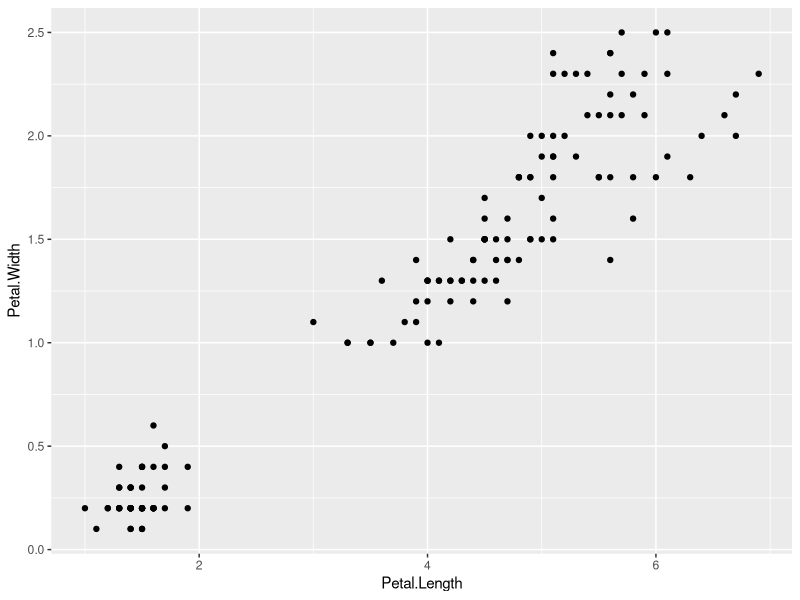
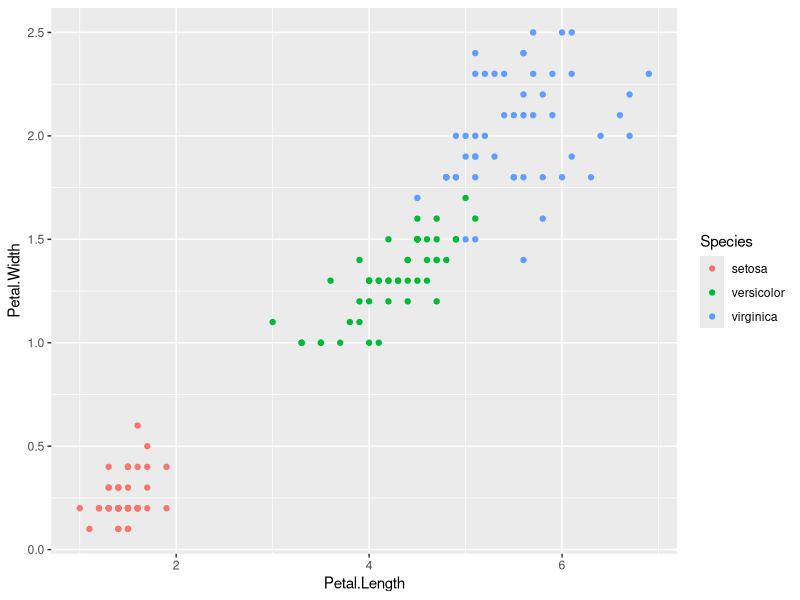
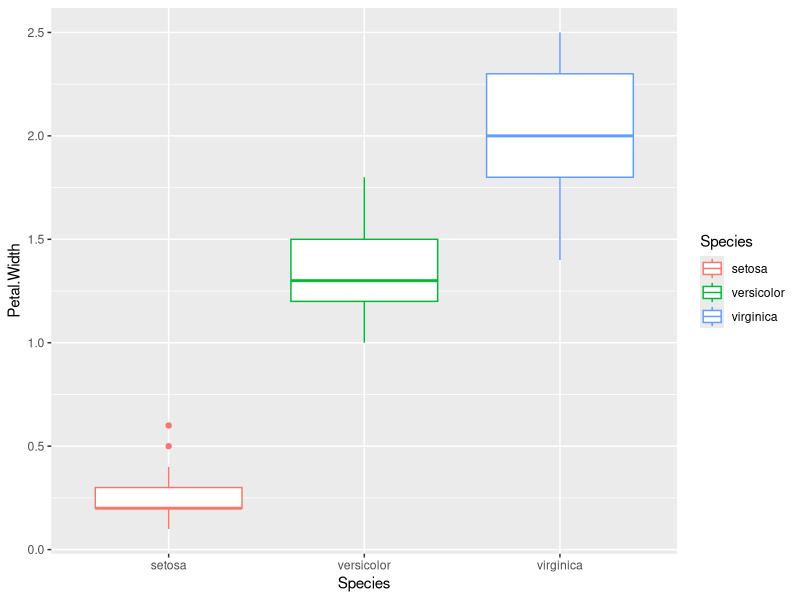
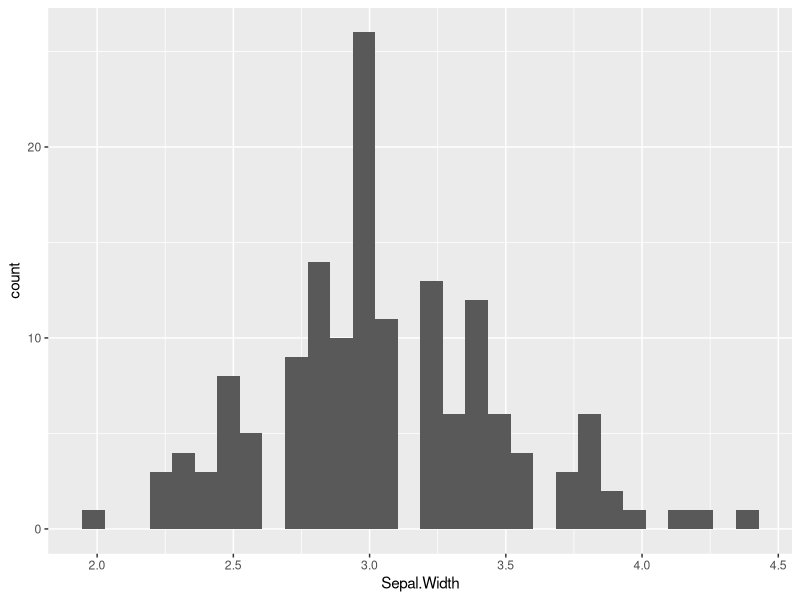
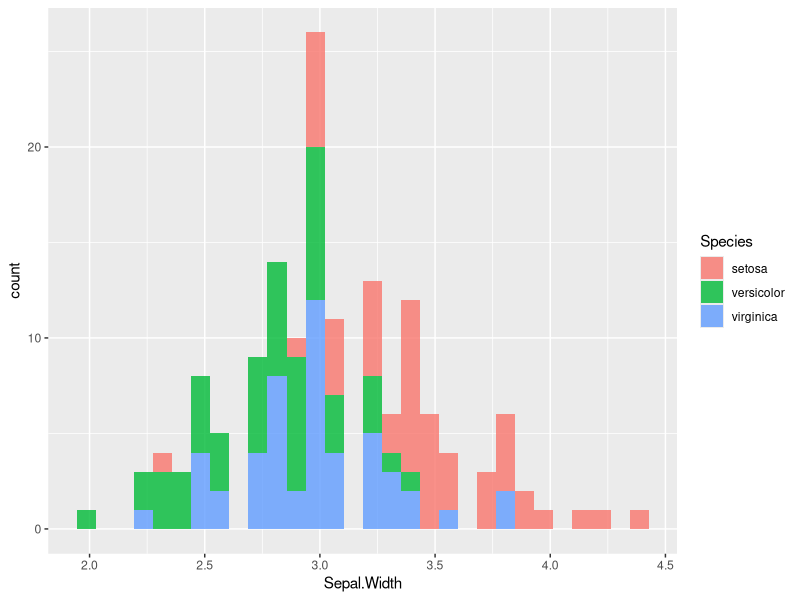
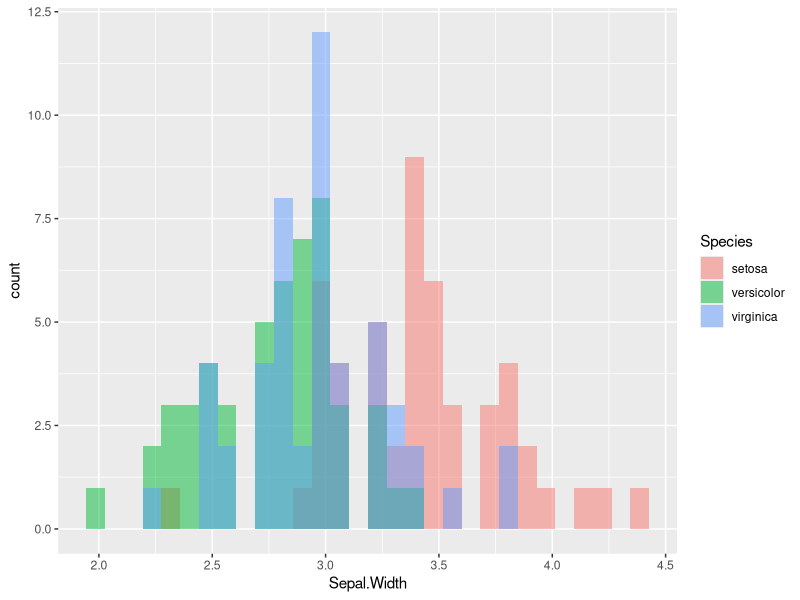
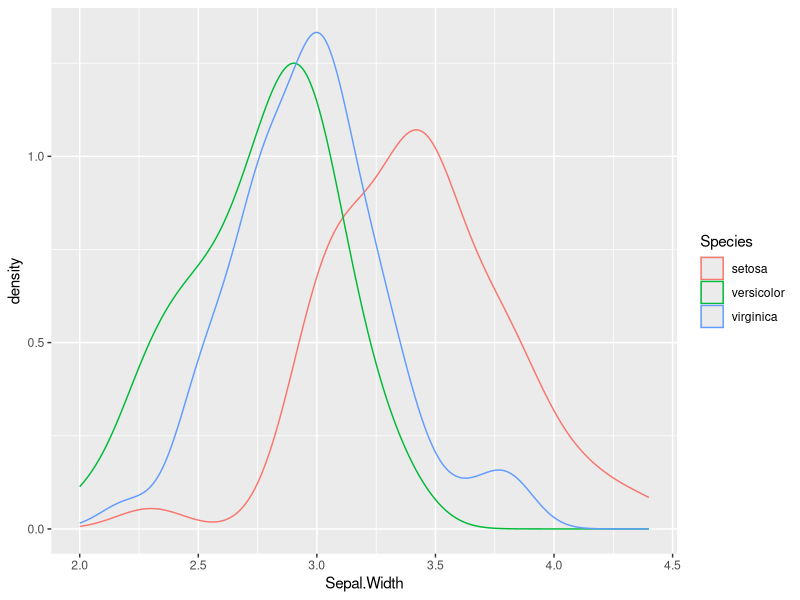
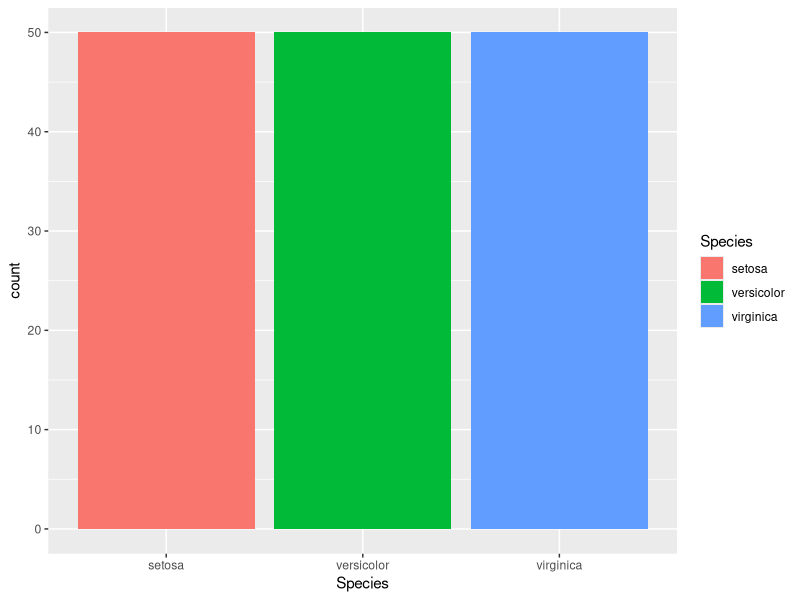

Reproduce these figures in R, in order.
## ---- chunk 1
library(tidyverse)
library(conflicted)

filter <- dplyr::filter

knitr::opts_chunk$set(echo = TRUE)
## ---- chunk 2
ggplot(iris, aes(x = Petal.Length, y = Petal.Width)) + geom_point()
## ---- chunk 3
ggplot(iris, aes(x = Petal.Length, y = Petal.Width, color = Species)) + 
  geom_point()
## ---- chunk 4
ggplot(iris, aes(x = Species, y = Petal.Width, color = Species)) + 
  geom_boxplot()
## ---- chunk 5
ggplot(iris, aes(x = Sepal.Width)) + 
  geom_histogram()
## ---- chunk 6
# default histogram
ggplot(iris, aes(x = Sepal.Width, fill = Species)) + 
  geom_histogram(alpha = 0.8)
## ---- chunk 7
# use position = 'identity' for overlapping histograms
ggplot(iris, aes(x = Sepal.Width, fill = Species)) + 
  geom_histogram(position = 'identity', alpha = 0.5)
## ---- chunk 8
ggplot(iris, aes(x = Sepal.Width, color = Species)) + geom_density() 
## ---- chunk 9
ggplot(iris, aes(x = Species, fill = Species)) + geom_bar()
## ---- chunk 10
### geom_bar()
iris %>%
  count(Species) %>%

# have to give the count as the argument for y now
ggplot(aes(x = Species, y = n, fill = Species)) + 
  geom_bar(stat = 'identity')

### geom_col()
iris %>%
  count(Species) %>%
  
ggplot(aes(x = Species, y = n, fill = Species)) + 
  geom_col()
## ---- chunk 11
ggplot(iris, aes(x = Sepal.Width, y = Sepal.Length, color = Species)) + geom_point()
## ---- chunk 12
iris %>% 
  filter(Species != "versicolor") %>% 
  ggplot(aes(x = Sepal.Width, y = Sepal.Length, color = Species)) + 
    geom_line() + 
    geom_point()
## ---- chunk 13
# with line of best fit
ggplot(iris, aes(x = Sepal.Width, y = Sepal.Length)) + geom_point() + geom_smooth(method = lm)

# if you color by something, each subgroup will automatically get it's own line
ggplot(iris, aes(x = Sepal.Width, y = Sepal.Length, color = Species)) + geom_point() + geom_smooth(method = lm)
## ---- chunk 14
ggplot(iris, aes(x = Species, y = Petal.Length, fill = Species)) + 
  geom_boxplot()
## ---- chunk 15
ggplot(iris, aes(x = Species, y = Petal.Length, fill = Species)) + geom_violin()
## ---- chunk 16
ggplot(iris, aes(x = Species, y = Petal.Length, fill = Species)) + 
  geom_violin() + 
  geom_jitter()
## ---- chunk 17
# uncomment and install if you want
# install.packages('ggbeeswarm')
## ---- chunk 18
library(ggbeeswarm)

# example 1
ggplot(iris, aes(x = Species, y = Petal.Length, fill = Species)) + geom_violin() + geom_quasirandom()

# example 2 with modified method
ggplot(iris, aes(x = Species, y = Petal.Length, fill = Species)) + geom_violin() + geom_quasirandom(method = 'smiley')
## ---- chunk 19
ggplot(iris, aes(x = Sepal.Width, y = Sepal.Length, color = Species)) + geom_point()
## ---- chunk 20
ggplot(iris, aes(x = Sepal.Width, y = Sepal.Length, shape = Species)) + geom_point()
## ---- chunk 21
ggplot(iris, aes(x = Sepal.Width, y = Sepal.Length, size = Species)) + geom_point()
## ---- chunk 22
ggplot(iris, aes(x = Sepal.Width, y = Sepal.Length, 
                 color = Petal.Width, 
                 shape = Species, 
                 size = Species)) + 
  geom_point()
## ---- chunk 23
# where we've had it
ggplot(iris, aes(x = Petal.Length, y = Petal.Width, color = Species)) + geom_point()

# I just want my points to be another color
ggplot(iris, aes(x = Petal.Length, y = Petal.Width)) + geom_point(color = 'deepskyblue')

# BUT if I put color = 'deepskyblue' instead an aes() it won't work; ggplot thinks it's a data feature
ggplot(iris, aes(x = Petal.Length, y = Petal.Width, color = 'deepskyblue')) + geom_point()

# ALSO if I DON'T put color = Species inside aes() it throws an error
# uncomment the line below and try
#ggplot(iris, aes(x = Petal.Length, y = Petal.Width)) + geom_point(color = 'Species')
## ---- chunk 24
# inside ggplot()
ggplot(iris, aes(x = Petal.Length, y = Petal.Width, color = Species)) + geom_point()

# inside geom_point()
ggplot(iris) + geom_point(aes(x = Petal.Length, y = Petal.Width, color = Species))
## ---- chunk 25
# without transparency
ggplot(iris, aes(x = Sepal.Width, y = Sepal.Length, color = Species)) + geom_point(size = 6)

# with transparency
ggplot(iris, aes(x = Sepal.Width, y = Sepal.Length, color = Species)) + geom_point(size = 6, alpha = 0.6)
## ---- chunk 26
ggplot(iris, aes(x = Sepal.Width, fill = Species)) + geom_density() + facet_grid(. ~ Species)
## ---- chunk 27
ggplot(iris, aes(x = Sepal.Width, fill = Species)) + geom_density() + facet_grid(Species ~ .)
## ---- chunk 28
ggplot(iris, aes(x = Sepal.Width, fill = Species)) + geom_density() + facet_wrap(. ~ Species)
## ---- chunk 29
# plot before labelling
ggplot(iris, aes(x = Sepal.Width, y = Sepal.Length, color = Species)) + geom_point()

# with labels added
ggplot(iris, aes(x = Sepal.Width, y = Sepal.Length, color = Species)) + geom_point() + 
  labs(x = 'sepal width (cm)', y = 'sepal length (cm)', color = 'species')
## ---- chunk 30
ggplot(iris, aes(x = Sepal.Width, y = Sepal.Length, color = Species)) + geom_point() +
  scale_x_continuous(name = 'sepal width (cm)') +
  scale_y_continuous('sepal length (cm)') +
  scale_color_discrete('species')
## ---- chunk 31
# default theme
ggplot(iris, aes(x = Sepal.Width, y = Sepal.Length, color = Species)) + geom_point()
## ---- chunk 32
ggplot(iris, aes(x = Sepal.Width, y = Sepal.Length, color = Species)) + geom_point() + theme_classic()
## ---- chunk 33
ggplot(iris, aes(x = Sepal.Width, y = Sepal.Length, color = Species)) + geom_point() + theme_minimal()
## ---- chunk 34
ggplot(iris, aes(x = Sepal.Width, y = Sepal.Length, color = Species)) + geom_point() + theme_bw()
## ---- chunk 35
#install.packages('viridis')
## ---- chunk 36
library(viridis)
## ---- chunk 37
# two different ways of specifying a discrete scale; continuous is the default
ggplot(iris, aes(x = Sepal.Width, y = Sepal.Length, color = Species)) + geom_point(size = 4) + scale_color_viridis(discrete = TRUE)

### OR

ggplot(iris, aes(x = Sepal.Width, y = Sepal.Length, color = Species)) + geom_point(size = 4) + scale_color_viridis_d()
## ---- chunk 38
# default ggplot() continuous color scale
ggplot(iris, aes(x = Sepal.Width, y = Sepal.Length, color = Petal.Length)) + geom_point(size = 4)

# viridis continuous color scale
ggplot(iris, aes(x = Sepal.Width, y = Sepal.Length, color = Petal.Length)) + geom_point(size = 4) + scale_color_viridis()
